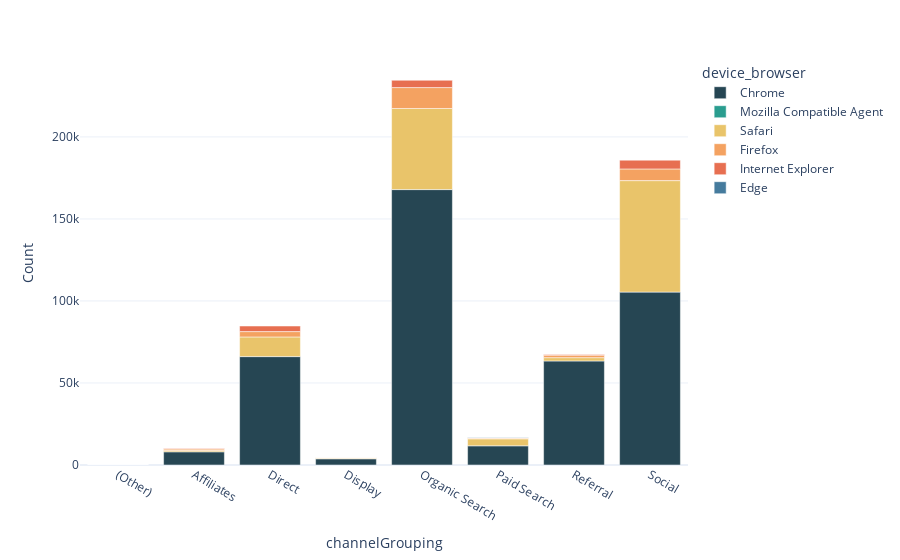

The notebook cell this image was saved under:
### Markdown cell above
Выводы:
Рефералки явялются самым эффективным инструментом

### Code cell
group = df_train.groupby(['channelGrouping','device_browser']).size().rename('Count').reset_index()

group_sorted = group.groupby(['channelGrouping']).apply(lambda x: x.sort_values(['Count'], ascending=False)).reset_index(drop=True)

group_top_four = group_sorted.groupby(['channelGrouping']).head(4)

colors = ["#264653","#2a9d8f","#e9c46a","#f4a261","#e76f51",'#457b9d']
px.bar(data_frame=group_top_four,x='channelGrouping',y='Count', color='device_browser', template='plotly_white', color_discrete_sequence= colors)

### Figure 1 — Plotly figure (JSON) as saved in the notebook; plotly's stock layout.template omitted (floating-point values rounded to 4 significant figures)
{"data": [{"alignmentgroup": "True", "hovertemplate": "device_browser=Chrome<br>channelGrouping=%{x}<br>Count=%{y}<extra></extra>", "legendgroup": "Chrome", "marker": {"color": "#264653", "pattern": {"shape": ""}}, "name": "Chrome", "offsetgroup": "Chrome", "orientation": "v", "showlegend": true, "textposition": "auto", "type": "bar", "x": ["(Other)", "Affiliates", "Direct", "Display", "Organic Search", "Paid Search", "Referral", "Social"], "xaxis": "x", "y": [14, 8050, 66080, 3791, 167899, 11699, 63437, 105402], "yaxis": "y"}, {"alignmentgroup": "True", "hovertemplate": "device_browser=Mozilla Compatible Agent<br>channelGrouping=%{x}<br>Count=%{y}<extra></extra>", "legendgroup": "Mozilla Compatible Agent", "marker": {"color": "#2a9d8f", "pattern": {"shape": ""}}, "name": "Mozilla Compatible Agent", "offsetgroup": "Mozilla Compatible Agent", "orientation": "v", "showlegend": true, "textposition": "auto", "type": "bar", "x": ["(Other)"], "xaxis": "x", "y": [1], "yaxis": "y"}, {"alignmentgroup": "True", "hovertemplate": "device_browser=Safari<br>channelGrouping=%{x}<br>Count=%{y}<extra></extra>", "legendgroup": "Safari", "marker": {"color": "#e9c46a", "pattern": {"shape": ""}}, "name": "Safari", "offsetgroup": "Safari", "orientation": "v", "showlegend": true, "textposition": "auto", "type": "bar", "x": ["(Other)", "Affiliates", "Direct", "Display", "Organic Search", "Paid Search", "Referral", "Social"], "xaxis": "x", "y": [1, 787, 11979, 486, 49435, 4275, 2013, 67962], "yaxis": "y"}, {"alignmentgroup": "True", "hovertemplate": "device_browser=Firefox<br>channelGrouping=%{x}<br>Count=%{y}<extra></extra>", "legendgroup": "Firefox", "marker": {"color": "#f4a261", "pattern": {"shape": ""}}, "name": "Firefox", "offsetgroup": "Firefox", "orientation": "v", "showlegend": true, "textposition": "auto", "type": "bar", "x": ["Affiliates", "Direct", "Display", "Organic Search", "Paid Search", "Referral", "Social"], "xaxis": "x", "y": [895, 3266, 151, 12748, 441, 1488, 7124], "yaxis": "y"}, {"alignmentgroup": "True", "hovertemplate": "device_browser=Internet Explorer<br>channelGrouping=%{x}<br>Count=%{y}<extra></extra>", "legendgroup": "Internet Explorer", "marker": {"color": "#e76f51", "pattern": {"shape": ""}}, "name": "Internet Explorer", "offsetgroup": "Internet Explorer", "orientation": "v", "showlegend": true, "textposition": "auto", "type": "bar", "x": ["Affiliates", "Direct", "Display", "Organic Search", "Referral", "Social"], "xaxis": "x", "y": [291, 3397, 62, 4465, 405, 5343], "yaxis": "y"}, {"alignmentgroup": "True", "hovertemplate": "device_browser=Edge<br>channelGrouping=%{x}<br>Count=%{y}<extra></extra>", "legendgroup": "Edge", "marker": {"color": "#457b9d", "pattern": {"shape": ""}}, "name": "Edge", "offsetgroup": "Edge", "orientation": "v", "showlegend": true, "textposition": "auto", "type": "bar", "x": ["Paid Search"], "xaxis": "x", "y": [145], "yaxis": "y"}], "layout": {"barmode": "relative", "legend": {"title": {"text": "device_browser"}, "tracegroupgap": 0}, "margin": {"t": 60}, "xaxis": {"anchor": "y", "domain": [0, 1], "title": {"text": "channelGrouping"}}, "yaxis": {"anchor": "x", "domain": [0, 1], "title": {"text": "Count"}}}}
